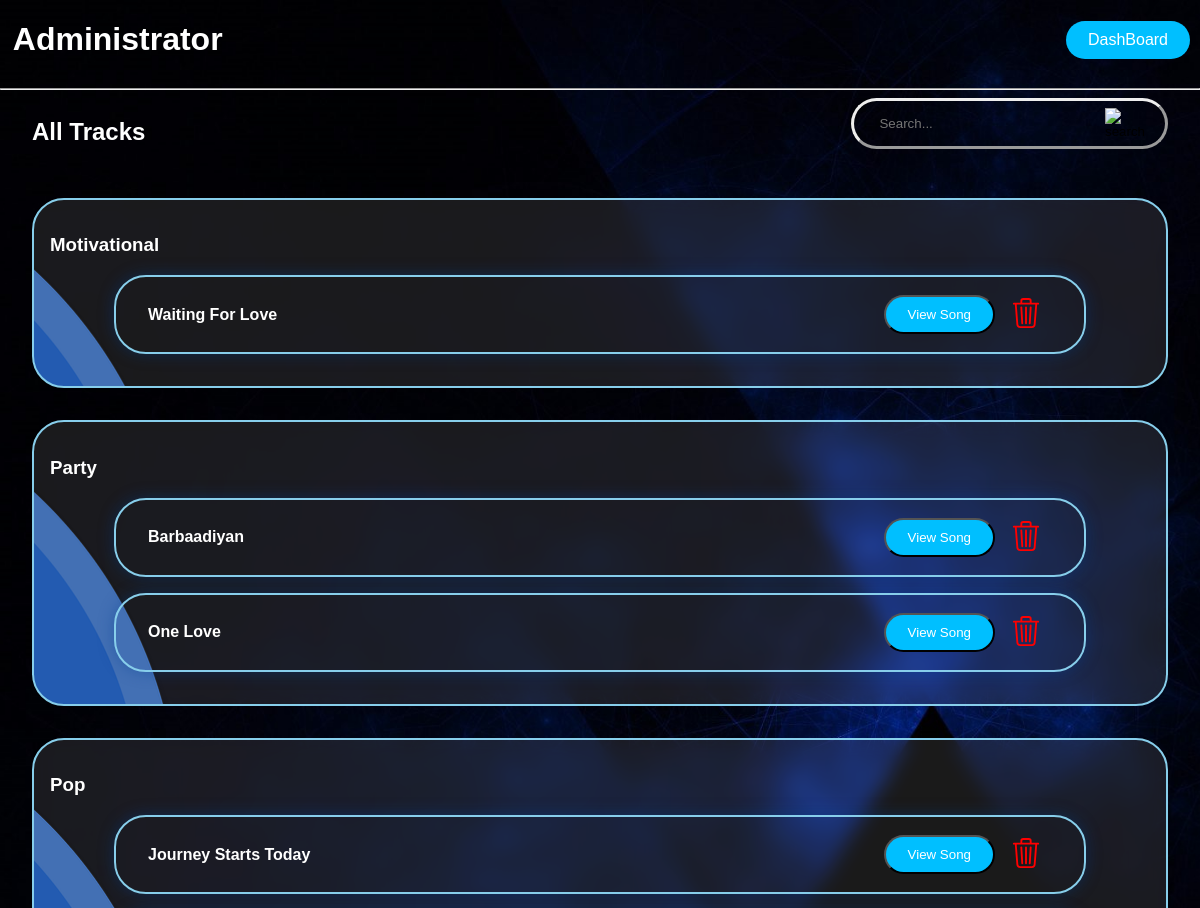
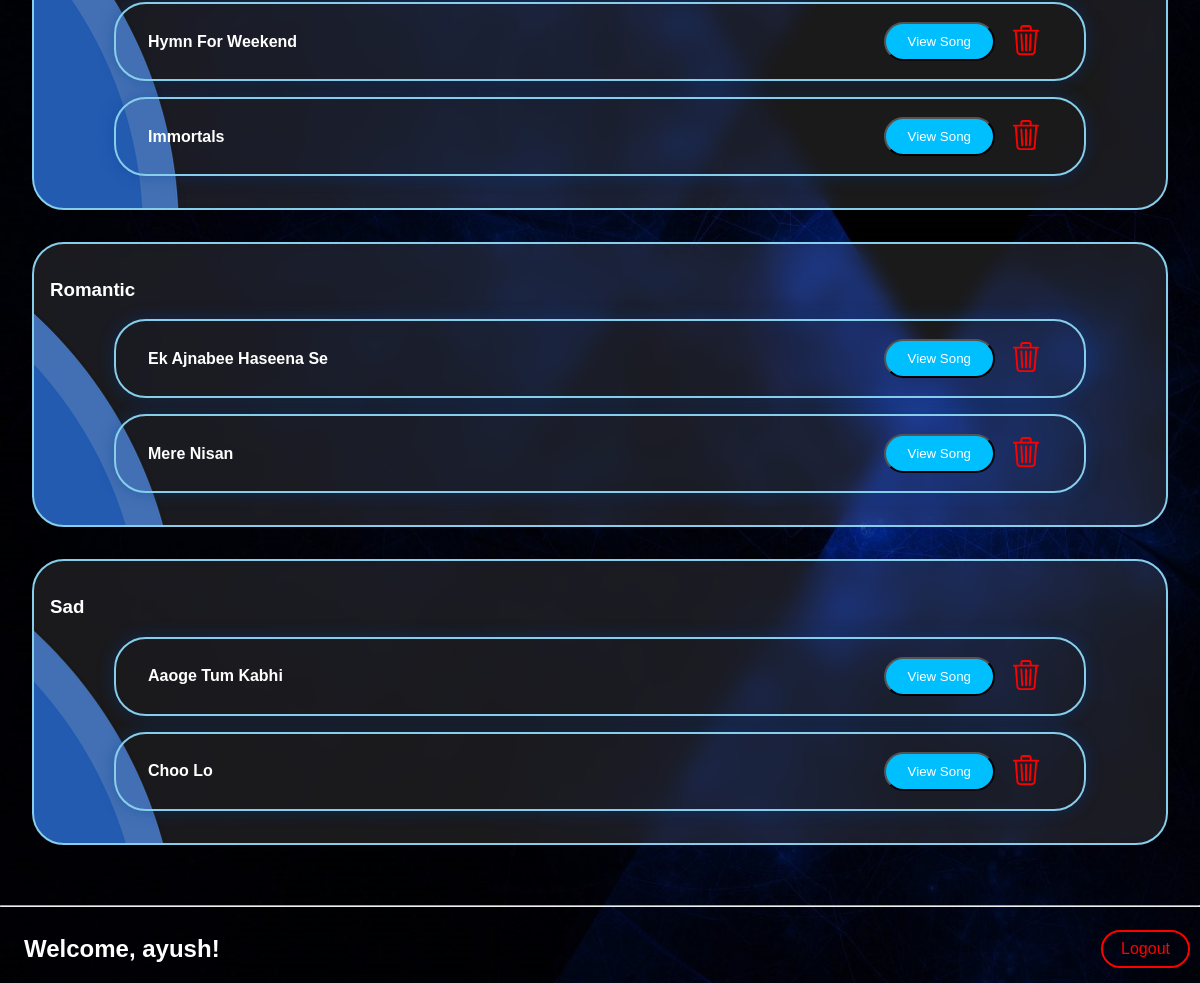
Screenshot of /admin_tracks (signed in) with the database file from the repository (2 pictures, top to bottom).
### tables this page shows
CREATE TABLE "song" (
	"sid"	INTEGER,
	"title"	text,
	"singer"	text,
	"date"	text,
	"lyrics"	text,
	"duration"	number,
	"genre"	text,
	"uploader"	text,
	PRIMARY KEY("sid" AUTOINCREMENT)
);

### app.py (the view)
@app.route('/admin_tracks', methods=['GET'])
def admin_tracks():
    con= get_db_connection()
    cur=con.cursor()
    cur.execute("select genre, count(*) from song group by genre")
    gen=cur.fetchall()
    cur.execute("select title, genre from song")
    song_nm=cur.fetchall()
    con.close()
    return render_template('admin_tracks.html', genre=gen, songs=song_nm, nm=session.get('name'))

### model.py (called while the page is built)
def get_db_connection():
    conn = sqlite3.connect('database.db')
    conn.row_factory = sqlite3.Row
    return conn

### templates/admin_tracks.html (shortened to what this page needs)
<!DOCTYPE html>
<html lang="en">
<head>
    <link rel="stylesheet" href="{{ url_for('static', filename='style.css') }}">
</head>
<body>
    <header>
        <h1>Administrator</h1>
        <div class="button">
            <a id="button1" onclick="goBack()">DashBoard</a>
        </div>
    </header>
    <hr>
    <div class="admin_tracks">
        <div class="row1">
            <h2>All Tracks</h2>
            <div class="sbox" >
                <form action="/app/search" method="post" autocomplete="off">
                    <input type="text" title="search" name="search" placeholder="Search..." required>
                    <button type="submit"><img src="{{ url_for('static', filename='search.svg') }}" alt="search"></button>
                </form>
            </div>
        </div>
    {% for gen in genre %}
    <div class="carddesign row">
        <h3>{{ gen[0] }}</h3>
        {% for song in songs %}
            {% if song.genre == gen[0]%}
                <div class="item" style="padding: 0.5em 2em;">
                    <h4>{{song[0]}}</h4>
                    <form action="/app/{{song[0]}}" method="post"><button id="button1" >View Song</button></form>
                    <form action="{{ url_for('delete_track', sng=song[0]) }}" method="POST"><button type="submit" style="background: none;border:none;cursor: pointer;margin-right: 5px;"><img src="{{url_for('static', filename='delete.svg')}}" alt="del"></button></form>
                </div>
            {% endif %}
        {% endfor %}
    </div>
    {% endfor %}
    <hr style="margin-top: 5%;">
    <header>
        <h2 style="margin-left: 1em;">Welcome, {{ nm }}!</h2>
        <a id="button2" href="{{ url_for('logout') }}" style="color: var(--danger);border: 2px solid var(--danger);">Logout</a>
    </header>
</body>
</html>

### static/style.css (style rules this page uses)
:root { --back-color:#121B25; --button-text-color:skyblue; --button-color:deepskyblue; --text-color:white; --danger:red; }
body { background-image: url(background.jpg); background-repeat: no-repeat; background-position: center; background-size: cover; font-family: Arial, sans-serif; min-height: 100vh; margin: 0; padding:0; }
h3,p,h1, h1 a,h2,h4,label { color: var(--text-color); }
.sbox { display:flex; border-radius: 2rem; border-style: outset; align-items: center; justify-content: space-between; width: auto; height: 45px; }
.sbox input { color: var(--text-color); padding: 0.94em; text-align: left; width: 100%; background: none; margin-left:1em; border: none; }
.sbox form { display: contents; }
.sbox button { background: none; border:none; border:none; cursor: pointer; padding: 1.5em; }
.carddesign { background: url(cardpattern.png) rgba(255, 255, 255,0.1); background-position: -51em -7em; background-repeat: no-repeat; backdrop-filter: blur(10px); }
#button1 { background-color: var(--button-color); color: var(--text-color); padding: 10px 22px; cursor: pointer; margin: 10px; border-radius: 2em; text-decoration: none; }
#button2 { color: var(--button-text-color); background: none; padding: 8px 18px; cursor: pointer; margin: 10px; border-radius: 2em; border: 2px solid var(--button-color); text-decoration: none; }
header { display: flex; align-items: center; justify-content: space-between; }
h1 { padding: 0 0.4em; }
.button { display: flex; align-items: center; justify-content: center; }
.admin_tracks .row1 { display: flex; justify-content: space-between; margin: 0 2em; }
.admin_tracks .row { border: 2px solid var(--button-text-color); border-radius: 2em; margin: 2em; padding: 1em; align-items: center; }
.admin_tracks .row .item { display: flex; color: var(--text-color); align-items: center; margin: 1em 4em; padding: 1.5em 2em; justify-content: space-between; box-shadow: 0 0 1em rgba(3, 62, 145, 0.4); border: 2px solid var(--button-text-color); border-radius: 2em; }
.admin_tracks .row .item h4 { margin:0 auto 0 0; }

### rows the page displays
song: title "Waiting For Love"
song: title "Barbaadiyan"
song: title "One Love"
song: title "Journey Starts Today"
song: title "Hymn For Weekend"
song: title "Immortals"
song: title "Ek Ajnabee Haseena Se"
song: title "Mere Nisan"
song: title "Aaoge Tum Kabhi"
song: title "Choo Lo"

### other values shown
{{ gen[0] }} "Motivational" "Party" "Pop" "Romantic" "Sad"
{{ nm }} "ayush"
